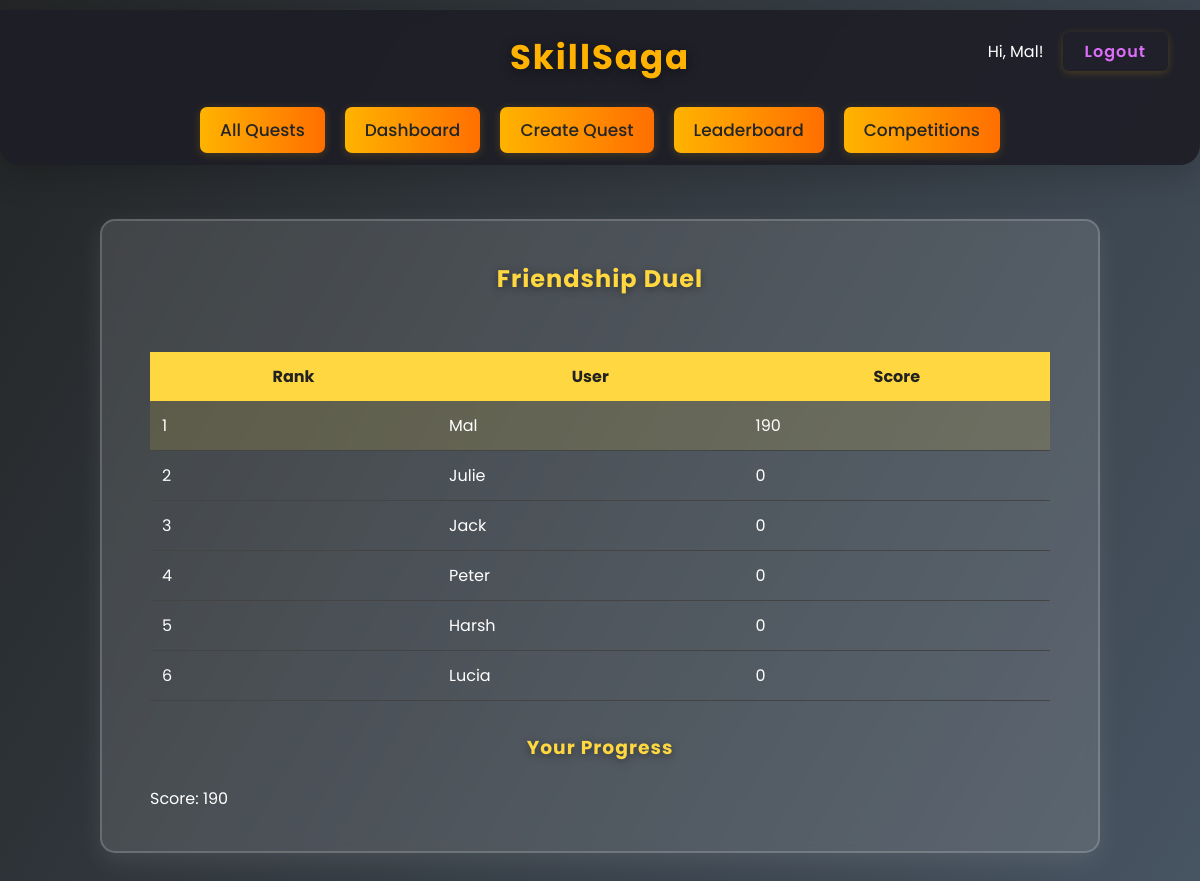
/competitions/3/ (signed in), run on the app's committed database.
### quests/models.py (models this page shows, shortened)
class Competition(models.Model):
    title = models.CharField(max_length=100)
    description = models.TextField()
    start_datetime = models.DateTimeField()
    end_datetime = models.DateTimeField()
    participants = models.ManyToManyField(UserProfile, through='CompetitionEntry')
    reward_xp = models.IntegerField(default=100)
    badge = models.ForeignKey(Badge, on_delete=models.SET_NULL, null=True, blank=True)

class CompetitionEntry(models.Model):
    user = models.ForeignKey(UserProfile, on_delete=models.CASCADE)
    competition = models.ForeignKey(Competition, on_delete=models.CASCADE)
    score = models.IntegerField(default=0)
    completed_at = models.DateTimeField(null=True, blank=True)

class UserProfile(models.Model):
    user = models.OneToOneField(settings.AUTH_USER_MODEL, on_delete=models.CASCADE)
    avatar = models.ImageField(upload_to='profile_images/', blank=True, null=True)
    bio = models.TextField(blank=True)
    email = models.TextField(blank= True)
    description = models.TextField(blank=True)
    birthday = models.DateField(blank=True, null=True)
    age = models.PositiveIntegerField(blank=True, null=True)
    residence = models.CharField(max_length=100, blank=True)
    address = models.CharField(max_length=255, blank=True)
    phone = models.CharField(max_length=20, blank=True)
    skype = models.CharField(max_length=50, blank=True)
    freelance = models.BooleanField(default=False)
    quests_completed = models.PositiveIntegerField(default=0)
    xp_collected = models.PositiveIntegerField(blank=True, null=True)
    competitions_won = models.PositiveIntegerField(blank=True, null=True)
    competitions_participated = models.PositiveIntegerField(blank=True, null=True)
    xp = models.PositiveIntegerField(default=0)

### quests/views.py (the view)
# urls.py: path('competitions/<int:competition_id>/', views.competition_detail, name='competition_detail'),
@login_required
def competition_detail(request, competition_id):
    competition = get_object_or_404(Competition, id=competition_id)
    entries = CompetitionEntry.objects.filter(competition=competition).order_by('-score')
    user_entry = entries.filter(user__user=request.user).first()
    return render(request, 'quests/competition_detail.html', {
        'competition': competition,
        'entries': entries,
        'user_entry': user_entry
    })

### quests/templates/quests/competition_detail.html (shortened to what this page needs)
{% extends 'quests/base.html' %}
{% block content %}
<div class="main-container">
  <div class="quest-card">
    <h2>{{ competition.title }}</h2>
    <div class="competition-leaderboard">
      <table>
        <thead>
          <tr>
            <th>Rank</th>
            <th>User</th>
            <th>Score</th>
          </tr>
        </thead>
        <tbody>
          {% for entry in entries %}
          <tr {% if entry.user.user == request.user %}class="current-user"{% endif %}>
            <td>{{ forloop.counter }}</td>
            <td>{{ entry.user.user.username }}</td>
            <td>{{ entry.score }}</td>
          </tr>
          {% endfor %}
        </tbody>
      </table>
    </div>
    {% if user_entry %}
    <div class="user-progress">
      <h3>Your Progress</h3>
      <p>Score: {{ user_entry.score }}</p>
    </div>
    {% endif %}
  </div>
</div>
{% endblock %}

### quests/templates/quests/base.html (shortened to what this page needs)
{% load static %}
<!DOCTYPE html>
<html lang="en">
<head>
    <link rel="stylesheet" href="{% static 'quests/styles.css' %}">
    <link rel="stylesheet" href="https://cdnjs.cloudflare.com/ajax/libs/font-awesome/6.4.0/css/all.min.css">
    <link rel="stylesheet" href="https://cdn.jsdelivr.net/npm/sweetalert2@11/dist/sweetalert2.min.css">
</head>
<body>
   <div class="header">
    <h1>SkillSaga</h1>
    <nav>
        <a href="{% url 'quest_list' %}">All Quests</a>
        <a href="{% url 'dashboard' %}">Dashboard</a>
        <a href="{% url 'create_quest' %}">Create Quest</a>
        <a href="{% url 'leaderboard' %}">Leaderboard</a>
        <a href="{% url 'competition_list' %}">Competitions</a>
    </nav>
    <div class="user-info">
    {% if user.is_authenticated %}
        <span>Hi, {{ user.username }}!</span>
        <form action="{% url 'logout' %}" method="post" style="display:inline;">
            <button type="submit" class="logout-btn">Logout</button>
        </form>
    {% else %}
        <a href="{% url 'login' %}?next={{ request.path }}">Login</a>
    {% endif %}
    </div>
   </div>
   {% block content %}{% endblock %}
</body>
</html>

### quests/static/quests/styles.css (style rules this page uses)
body { background: linear-gradient(120deg, #232526 0%, #485563 100%); min-height: 100vh; color: #fff; padding-top: 0px; transition: background 0.5s; position: relative; }
body::after { content: ''; position: fixed; top: 0; left: 0; right: 0; bottom: 0; background: url("images/watermark.jpg") center center no-repeat; background-size: cover; opacity: 0.12; pointer-events: none; z-index: 0; }
* { margin: 0; padding: 0; box-sizing: border-box; font-family: 'Poppins', sans-serif; }
.header { position: fixed; top: 10px; left: 0; width: 100%; background: rgba(30, 30, 38, 0.92); padding: 22px 0 12px 0; z-index: 1000; box-shadow: 0 12px 32px rgba(0, 0, 0, 0.18); border-radius: 0 0 20px 20px; text-align: center; backdrop-filter: blur(8px); }
.header h1 { font-size: 34px; font-weight: 700; color: #ffb300; margin-bottom: 8px; letter-spacing: 2px; text-shadow: 0 2px 12px #0007; }
.header nav { margin-top: 1rem; display: inline-flex; gap: 20px; }
.header nav a { text-decoration: none; color: #232526; font-size: 17px; font-weight: 500; padding: 10px 20px; border-radius: 7px; background: linear-gradient(90deg, #ffb300 0%, #ff6f00 100%); transition: all 0.3s; box-shadow: 0 2px 10px #ffb30033; border: none; }
.main-container { width: 100vw; min-height: 100vh; display: flex; flex-direction: column; align-items: center; justify-content: flex-start; padding: 2rem 0; }
.quest-card { background: rgba(255,255,255,0.12); border-radius: 15px; padding: 2.5rem 3rem 2.5rem 3rem; width: 100%; max-width: 1000px; min-width: 320px; box-shadow: 0 8px 25px rgba(255,255,255,0.09); border: 2px solid rgba(255,255,255,0.18); display: flex; flex-direction: column; gap: 2rem; backdrop-filter: blur(6px); animation: fadein 0.7s; margin: 2rem 0; }
.quest-card h2, .quest-card h3 { margin-bottom: 1.5rem; letter-spacing: 1px; color: #ffd740; text-shadow: 0 2px 8px #0006; text-align: center; }
.header { position: relative; }
.user-info { position: absolute; top: 22px; right: 32px; display: flex; align-items: center; gap: 0.7rem; font-size: 1rem; z-index: 10; }
.user-info form { margin: 0; }
.user-info button { margin-left: 0.5rem; background: none; border: none; color: rgb(223, 109, 252); cursor: pointer; }
.logout-btn { background: linear-gradient(90deg, #ff6f00 0%, #ffd740 100%); color: #232526; font-weight: 600; border: none; border-radius: 6px; padding: 7px 22px; margin-left: 10px; box-shadow: 0 2px 8px #ffb30033; cursor: pointer; font-size: 1rem; transition: background 0.2s, color 0.2s, transform 0.2s; outline: none; letter-spacing: 1px; }
.competition-leaderboard table { width: 100%; border-collapse: collapse; }
.competition-leaderboard th { background: #ffd740; color: #222; padding: 12px; }
.competition-leaderboard td { padding: 12px; border-bottom: 1px solid #444; }
.current-user { background: #ffd74022; }

### data on the page
Competition: title "Friendship Duel"
CompetitionEntry: user.user.username "Mal", score "190"
CompetitionEntry: user.user.username "Julie", score "0"
CompetitionEntry: user.user.username "Jack", score "0"
CompetitionEntry: user.user.username "Peter", score "0"
CompetitionEntry: user.user.username "Harsh", score "0"
CompetitionEntry: user.user.username "Lucia", score "0"

### other printed values
{{ user.username }} "Mal"
